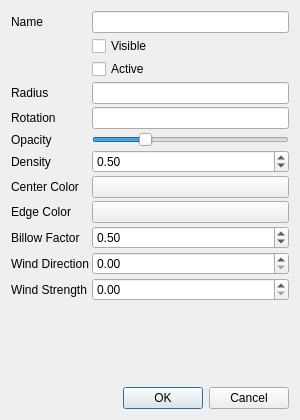
<?xml version="1.0" encoding="UTF-8"?>
<ui version="4.0">
 <class>BattleDialogEffectSettingsSmoke</class>
 <widget class="QDialog" name="BattleDialogEffectSettingsSmoke">
  <property name="geometry">
   <rect>
    <x>0</x>
    <y>0</y>
    <width>300</width>
    <height>420</height>
   </rect>
  </property>
  <property name="windowTitle">
   <string>Smoke Effect Settings</string>
  </property>
  <property name="styleSheet">
   <string notr="true">background-image: url(:/img/data/parchment.jpg);</string>
  </property>
  <layout class="QVBoxLayout" name="verticalLayout">
   <item>
    <layout class="QFormLayout" name="formLayout">
     <property name="horizontalSpacing">
      <number>3</number>
     </property>
     <property name="verticalSpacing">
      <number>3</number>
     </property>
     <item row="0" column="0">
      <widget class="QLabel" name="lblName">
       <property name="text">
        <string>Name</string>
       </property>
      </widget>
     </item>
     <item row="0" column="1">
      <widget class="QLineEdit" name="edtName">
       <property name="toolTip">
        <string>The name of the effect</string>
       </property>
      </widget>
     </item>
     <item row="1" column="0">
      <widget class="QLabel" name="lblVisible">
       <property name="text">
        <string/>
       </property>
      </widget>
     </item>
     <item row="1" column="1">
      <widget class="QCheckBox" name="chkVisible">
       <property name="toolTip">
        <string>Invisible effects will not be shown to players</string>
       </property>
       <property name="text">
        <string>Visible</string>
       </property>
      </widget>
     </item>
     <item row="2" column="0">
      <widget class="QLabel" name="lblActive">
       <property name="text">
        <string/>
       </property>
      </widget>
     </item>
     <item row="2" column="1">
      <widget class="QCheckBox" name="chkActive">
       <property name="toolTip">
        <string>Inactive effects will not highlight combatants</string>
       </property>
       <property name="text">
        <string>Active</string>
       </property>
      </widget>
     </item>
     <item row="3" column="0">
      <widget class="QLabel" name="lblSize">
       <property name="text">
        <string>Radius</string>
       </property>
      </widget>
     </item>
     <item row="3" column="1">
      <widget class="QLineEdit" name="edtSize">
       <property name="toolTip">
        <string>Size of the effect in feet</string>
       </property>
      </widget>
     </item>
     <item row="4" column="0">
      <widget class="QLabel" name="lblRotation">
       <property name="text">
        <string>Rotation</string>
       </property>
      </widget>
     </item>
     <item row="4" column="1">
      <widget class="QLineEdit" name="edtRotation">
       <property name="toolTip">
        <string>Rotation of the effect in degrees</string>
       </property>
      </widget>
     </item>
     <item row="5" column="0">
      <widget class="QLabel" name="lblOpacity">
       <property name="text">
        <string>Opacity</string>
       </property>
      </widget>
     </item>
     <item row="5" column="1">
      <widget class="QSlider" name="sliderOpacity">
       <property name="maximum">
        <number>255</number>
       </property>
       <property name="value">
        <number>64</number>
       </property>
       <property name="orientation">
        <enum>Qt::Horizontal</enum>
       </property>
      </widget>
     </item>
     <item row="6" column="0">
      <widget class="QLabel" name="lblDensity">
       <property name="text">
        <string>Density</string>
       </property>
      </widget>
     </item>
     <item row="6" column="1">
      <widget class="QDoubleSpinBox" name="spinDensity">
       <property name="toolTip">
        <string>Smoke density threshold</string>
       </property>
       <property name="minimum">
        <double>0.000000000000000</double>
       </property>
       <property name="maximum">
        <double>1.000000000000000</double>
       </property>
       <property name="singleStep">
        <double>0.050000000000000</double>
       </property>
       <property name="value">
        <double>0.500000000000000</double>
       </property>
      </widget>
     </item>
     <item row="7" column="0">
      <widget class="QLabel" name="lblCenterColor">
       <property name="text">
        <string>Center Color</string>
       </property>
      </widget>
     </item>
     <item row="7" column="1">
      <widget class="ColorPushButton" name="btnCenterColor">
       <property name="toolTip">
        <string>Color at the center of smoke</string>
       </property>
       <property name="text">
        <string/>
       </property>
      </widget>
     </item>
     <item row="8" column="0">
      <widget class="QLabel" name="lblEdgeColor">
       <property name="text">
        <string>Edge Color</string>
       </property>
      </widget>
     </item>
     <item row="8" column="1">
      <widget class="ColorPushButton" name="btnEdgeColor">
       <property name="toolTip">
        <string>Color at the edge of smoke</string>
       </property>
       <property name="text">
        <string/>
       </property>
      </widget>
     </item>
     <item row="9" column="0">
      <widget class="QLabel" name="lblBillowFactor">
       <property name="text">
        <string>Billow Factor</string>
       </property>
      </widget>
     </item>
     <item row="9" column="1">
      <widget class="QDoubleSpinBox" name="spinBillowFactor">
       <property name="toolTip">
        <string>Amount of turbulent billowing</string>
       </property>
       <property name="minimum">
        <double>0.000000000000000</double>
       </property>
       <property name="maximum">
        <double>1.000000000000000</double>
       </property>
       <property name="singleStep">
        <double>0.050000000000000</double>
       </property>
       <property name="value">
        <double>0.500000000000000</double>
       </property>
      </widget>
     </item>
     <item row="10" column="0">
      <widget class="QLabel" name="lblWindDirection">
       <property name="text">
        <string>Wind Direction</string>
       </property>
      </widget>
     </item>
     <item row="10" column="1">
      <widget class="QDoubleSpinBox" name="spinWindDirection">
       <property name="toolTip">
        <string>Wind direction in degrees</string>
       </property>
       <property name="minimum">
        <double>0.000000000000000</double>
       </property>
       <property name="maximum">
        <double>360.000000000000000</double>
       </property>
       <property name="singleStep">
        <double>5.000000000000000</double>
       </property>
      </widget>
     </item>
     <item row="11" column="0">
      <widget class="QLabel" name="lblWindStrength">
       <property name="text">
        <string>Wind Strength</string>
       </property>
      </widget>
     </item>
     <item row="11" column="1">
      <widget class="QDoubleSpinBox" name="spinWindStrength">
       <property name="toolTip">
        <string>Wind speed</string>
       </property>
       <property name="minimum">
        <double>0.000000000000000</double>
       </property>
       <property name="maximum">
        <double>1.000000000000000</double>
       </property>
       <property name="singleStep">
        <double>0.050000000000000</double>
       </property>
      </widget>
     </item>
    </layout>
   </item>
   <item>
    <spacer name="verticalSpacer">
     <property name="orientation">
      <enum>Qt::Vertical</enum>
     </property>
     <property name="sizeHint" stdset="0">
      <size>
       <width>20</width>
       <height>40</height>
      </size>
     </property>
    </spacer>
   </item>
   <item>
    <widget class="QDialogButtonBox" name="buttonBox">
     <property name="orientation">
      <enum>Qt::Horizontal</enum>
     </property>
     <property name="standardButtons">
      <set>QDialogButtonBox::Cancel|QDialogButtonBox::Ok</set>
     </property>
    </widget>
   </item>
  </layout>
 </widget>
 <customwidgets>
  <customwidget>
   <class>ColorPushButton</class>
   <extends>QPushButton</extends>
   <header>colorpushbutton.h</header>
  </customwidget>
 </customwidgets>
 <resources/>
 <connections>
  <connection>
   <sender>buttonBox</sender>
   <signal>accepted()</signal>
   <receiver>BattleDialogEffectSettingsSmoke</receiver>
   <slot>accept()</slot>
   <hints>
    <hint type="sourcelabel">
     <x>248</x>
     <y>254</y>
    </hint>
    <hint type="destinationlabel">
     <x>157</x>
     <y>274</y>
    </hint>
   </hints>
  </connection>
  <connection>
   <sender>buttonBox</sender>
   <signal>rejected()</signal>
   <receiver>BattleDialogEffectSettingsSmoke</receiver>
   <slot>reject()</slot>
   <hints>
    <hint type="sourcelabel">
     <x>316</x>
     <y>260</y>
    </hint>
    <hint type="destinationlabel">
     <x>286</x>
     <y>274</y>
    </hint>
   </hints>
  </connection>
 </connections>
</ui>
